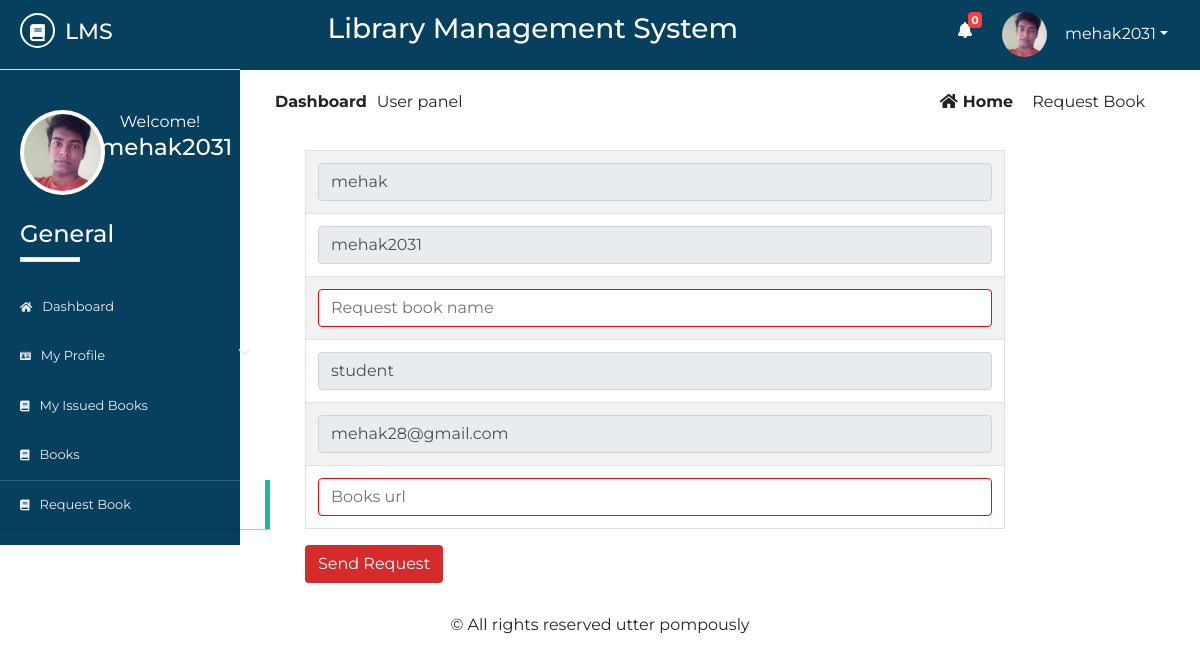
Screenshot of /Source/librarian/user/student/request-book.php (signed in) with the database file from the repository.
### tables this page shows
CREATE TABLE `std_registration` (
  `id` int(10) NOT NULL,
  `name` varchar(50) NOT NULL,
  `username` varchar(50) NOT NULL,
  `password` varchar(50) NOT NULL,
  `email` varchar(50) NOT NULL,
  `phone` varchar(50) NOT NULL,
  `sem` varchar(10) NOT NULL,
  `dept` varchar(10) NOT NULL,
  `session` varchar(5) NOT NULL,
  `regno` varchar(20) NOT NULL,
  `address` varchar(100) NOT NULL,
  `utype` varchar(7) NOT NULL,
  `photo` varchar(500) NOT NULL,
  `status` varchar(7) NOT NULL,
  `vkey` varchar(250) NOT NULL,
  `verified` varchar(3) NOT NULL
);

### Source/librarian/user/student/request-book.php (the view, shortened to what this page needs)
       <?php
   $page = 'rbook';
   include 'inc/header.php';
   include 'inc/connection.php';
?>
<div class="dashboard-content">
	<div class="dashboard-header">
		<div class="container">
			<div class="row">
				<div class="col-md-6">
					<div class="left">
						<p><span>dashboard</span>User panel</p>
					</div>
				</div>
				<div class="col-md-6">
					<div class="right text-right">
						<a href="dashboard.php"><i class="fas fa-home"></i>home</a>
						<span class="disabled">request book</span>
					</div>
				</div>
			</div>
			<div class="st-issuedBook">
                   <?php
                      $res5 = mysqli_query($link, "select * from std_registration where username='$_SESSION[student]' ");
                      while($row5 = mysqli_fetch_array($res5)){
                          $name      = $row5['name'];
                          $username  = $row5['username'];
                          $email     = $row5['email'];
                          $utype     = $row5['utype'];
                      }
                   ?>
				<form action="" method="post" class="issue-content">
					<table class="table table-bordered table-striped">
						<tr>
                               <td>
                                 <input type="text" class="form-control" name="name" value="<?php echo $name; ?>" disabled>
                               </td>
                           </tr>
                           <tr>
                               <td>
                                 <input type="text" class="form-control" name="username" value="<?php echo $username; ?>" disabled>
                               </td>
                           </tr>
                           <tr>
                               <td>
                                 <input type="text" class="form-control bdr" name="bname" value="" placeholder="Request book name">
                               </td>
                           </tr>
                           <tr>
                               <td>
                                   <input type="text" class="form-control" value="student" name="<?php echo $utype; ?>" disabled>
                               </td>
                           </tr>
                           <tr>
                               <td>
                                 <input type="text" class="form-control" name="email" value="<?php echo $email; ?>" disabled>
                               </td>
                           </tr>
                           <tr>
                               <td>
                                 <input type="text" class="form-control bdr" name="burl" value="" placeholder="Books url">
                               </td>
                           </tr>
                       </table>
                       <input type="submit" name="submit" value="Send Request" class="btn">
				</form>
			</div>
		</div>
	</div>
</div>
<?php
	include 'inc/footer.php';
 ?>

### Source/librarian/user/student/inc/header.php (shortened to what this page needs)
<?php
include 'inc/connection.php';
    $res = mysqli_query($link,"select * from message where rusername='$_SESSION[student]' && read1='n'");
    $not= mysqli_num_rows($res);
?>
<!DOCTYPE html>
<html lang="en">
<head>
	<link rel="stylesheet" href="inc/css/bootstrap.min.css">
	<link rel="stylesheet" href="inc/css/bootstrap-select.min.css">
	<link rel="stylesheet" href="inc/css/fontawesome-all.min.css">
	<link rel="stylesheet" href="inc/css/datatables.min.css">
	<link rel="stylesheet" href="inc/css/pro1.css">
</head>
<body>
	<div class="main-content">
		<div class="wrapper">
			<div class="left-sidebar">
				<div class="p-title">
					<h3><a href=""><i class="fas fa-book"></i><span>lms</span></a></h3>
				</div>
				<div class="profile">
					<div class="profile-pic">
						<?php
                            $res = mysqli_query($link, "select * from std_registration where username='".$_SESSION['student']."'");
                            while ($row = mysqli_fetch_array($res)){
                                ?><img src="<?php echo $row["photo"]; ?> " height="" width="" alt="something wrong" class="rounded-circle"></a> <?php
                            }
                        ?>
					</div>
					<div class="profile-info text-center">
						<span>Welcome!</span>
						<h2><?php echo $_SESSION["student"]; ?></h2>
					</div>
				</div>
				<div class="sidebar-menu">
					<h3>General</h3>
					<div class="border"></div>
	                <ul>
	                    <li class="menu <?php if($page=='home'){ echo 'active';} ?>">
      						<a href="dashboard.php"><i class="fas fa-home"></i>Dashboard</a>
    					</li>
    				    <li class="menu menu-toggle1">
      						<a href="#"><i class="fas fa-id-card"></i>My profile <span class="fa fa-chevron-down"></span></a>
	   					</li>
    					<li class="menu <?php if($page=='ibook'){ echo 'active';} ?>">
      						<a href="my-issued-books.php"><i class="fas fa-book"></i>my issued books</a>
    					</li>
    					<li class="menu <?php if($page=='books'){ echo 'active';} ?>">
      						<a href="books.php"><i class="fas fa-book"></i>books</a>
    					</li>
    					<li class="menu <?php if($page=='rbook'){ echo 'active';} ?>">
      						<a href="request-book.php"><i class="fas fa-book"></i>request book</a>
    					</li>
    				</ul>
				</div>
			</div>
			<div class="content">
				<div class="inner">
					<div class="heading text-center">
						<h3>Library Management System</h3>
					</div>
					<div class="header-profile text-right">
						<ul>
							<li class="icon">
								<a href="notifications.php" ><i class="fas fa-bell"></i></a>
								<span class="count" onclick="window.location='notifications.php'"><b><?php echo $not; ?></b></span>
							</li>
							<li class="dropdown">
								 <?php
                                     $res = mysqli_query($link, "select * from std_registration where username='".$_SESSION['student']."'");
                                     while ($row = mysqli_fetch_array($res)){
                                         ?><a href="" class="dropdown-toggle" data-toggle="dropdown"><img src="<?php echo $row["photo"]; ?>" alt=""><span><?php echo $_SESSION["student"]; ?></span></a> <?php
                                     }
                                ?>
							</li>
						</ul>
					</div>
				</div>

### Source/librarian/user/student/inc/css/pro1.css (style rules this page uses)
* { margin: 0; padding: 0; }
body { font-family: 'Montserrat', sans-serif; }
.border { width: 60px; height: 5px; background: #fff; }
.main-content { width: 100%; height: auto; overflow: hidden; }
.main-content .left-sidebar { width: 20%; height: auto; background: #073f5f; float: left; }
.main-content .left-sidebar .p-title { width: 100%; padding: 13px; padding-left: 20px; background: #073f5f; border-bottom: 1px solid #ddd; }
.main-content .p-title a { text-decoration: none; color: #fff; font-size: 22px; text-transform: uppercase; }
.main-content .p-title a i { width: 35px; height: 35px; line-height: 35px; text-align: center; font-size: 17px; border-radius: 50%; border: 2px solid #fff; }
.main-content .p-title a span { margin-left: 10px; }
.main-content .left-sidebar .profile { width: 100%; padding: 20px; margin-top: 0; padding-top: 0; }
.main-content .left-sidebar .profile .profile-pic { width: 40%; float: left; }
.main-content .left-sidebar .profile img { width: 85px; height: 85px; position: inherit; padding: 4px; background: #fff; overflow: hidden; }
.main-content .left-sidebar .profile .profile-info { width: 60%; float: left; color: #fff; }
.main-content .left-sidebar .profile .profile-info h2 { font-size: 23px; }
.sidebar-menu { color: #fff; width: 100%; padding-top: 60px; padding-left: 0; }
.sidebar-menu h3 { margin-left: 20px; font-size: 24px; }
.sidebar-menu .border { margin-left: 20px; margin-bottom: 20px; }
.sidebar-menu ul li a { text-decoration: none; color: #eee; width: 270px; padding: 15px 20px; font-size: 13px; display: block; text-transform: capitalize; transition: all .5s ease; }
.sidebar-menu ul { padding-left: 0; }
.sidebar-menu ul li a i { margin-right: 10px; font-size: smaller; }
.sidebar-menu ul li a span { float: right; }
.content { width: 80%; height: auto; float: right; }
.content .inner { width: 100%; height: 70px; background: #073f5f; padding: 12px; }
.content .inner .heading { width: 60%; float: left; color: #fff; }
.content .inner .header-profile { width: calc(40%-20px); float: right; margin-right: 20px; position: relative; }
.content .inner .header-profile .icon i { margin-right: 30px; font-size: 16px; margin-top: 10px; }
.header-profile .dropdown span { color: #fff; margin-left: 10px; }
.header-profile .icon span { color: #fff; position: absolute; left: 10px; top: 0; font-size: 11px; width: 14px; height: 16px; line-height: 16px; text-align: center; border-radius: 4px; background: #FA3E3E; }
.header-profile ul li { list-style: none; float: left; }
.header-profile ul li i { color: #fff; }
.header-profile img { width: 40px; height: 40px; border-radius: 50%; margin-right: 8px; }
.dropdown a { text-decoration: none; color: #fff; }
.dropdown img { width: 45px; height: 45px; border-radius: 50%; }
.dashboard-content { padding-bottom: 30px; }
.dashboard-header .left { padding: 20px; }
.dashboard-header .left p span { text-transform: capitalize; margin-right: 10px; font-weight: bold; }
.dashboard-header .right { padding: 20px; margin-right: 20px; }
.dashboard-header .right a { text-transform: capitalize; text-decoration: none; color: #222; margin-right: 15px; font-weight: bold; }
.dashboard-header .right a i { margin-right: 5px; }
.dashboard-header .right span { text-transform: capitalize; }
.sidebar-menu li.active a { box-shadow: rgba(0, 0, 0, 0.25) 0 1px 0, inset rgba(255, 255, 255, 0.16) 0 1px 0; border-right: 5px solid #1ABB9C; }
.issue-content { width: 700px; margin-left: 50px; }
.issue-content .bdr { outline: 0!important; border: 1px solid red; }
.issue-content input[type=submit] { background: #D52B2A; color: white; }

### rows the page displays
std_registration: photo (picture), name "mehak", username "mehak2031", student "student", email "mehak28@gmail.com"

### other values shown
$_SESSION["student"] "mehak2031"
$not "0"
